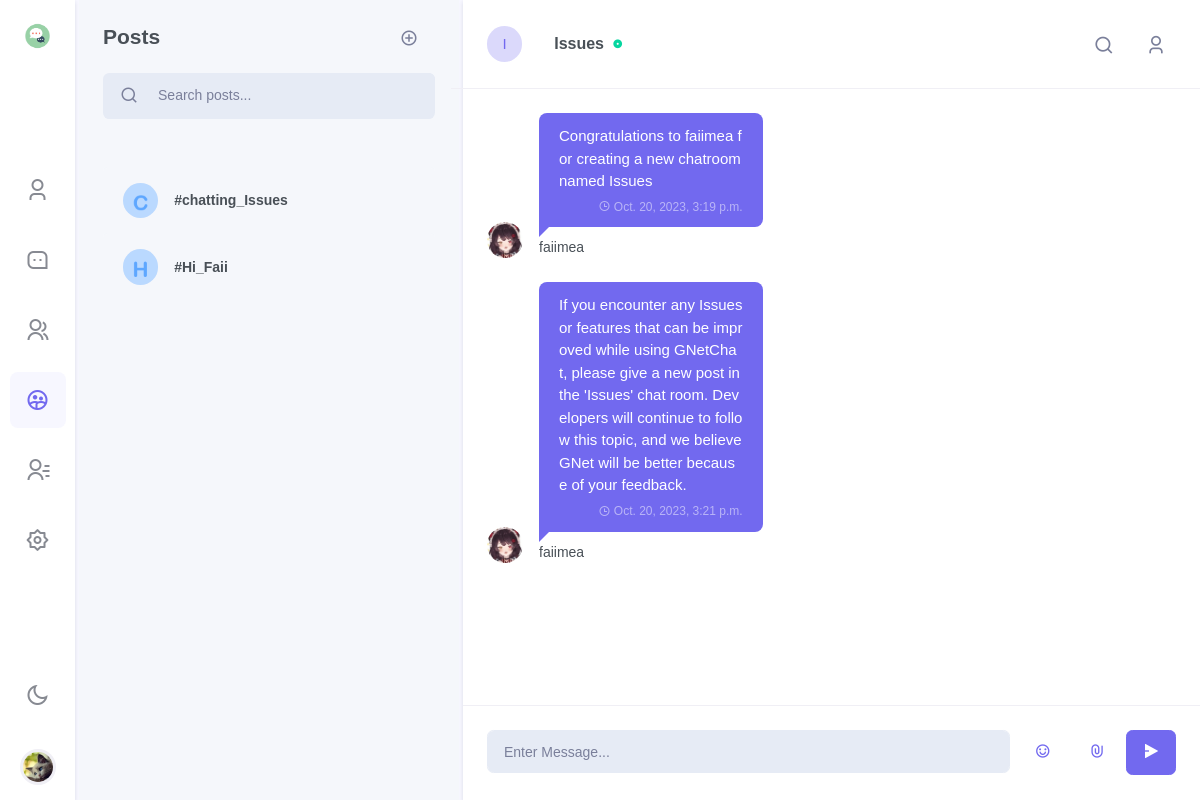
Screenshot of /chat/chatroom/Issues/chatting_Issues/?dark=False (signed in) with the database file from the repository.
### chat/models.py (models this page shows, shortened)
class Profile(models.Model):
    about_me = models.TextField(default='There is no Personal Signature here yet. You can add it through settings')
    image = models.ImageField(upload_to=profile_media_path, null=True, blank=True)
    user = models.OneToOneField(User, on_delete=models.CASCADE)
    location = models.CharField(max_length=50, default="Unkown")
    @property
    def image_url(self):
        if self.image == "":
            return "/media/static_default/{}.png".format(self.user_initial)
        else:
            return self.image.url

class Post(models.Model):
    title = models.CharField(max_length=128)
    author = models.ForeignKey(to=User, on_delete=models.CASCADE)
    author_profile = models.ForeignKey(to=Profile, on_delete=models.CASCADE)
    about_post = models.CharField(max_length=1000, default="The author did not set an introduction to the topic")
    image = models.ImageField(upload_to=post_media_path, null=True, blank=True)
    created_on = models.DateTimeField(auto_now_add=True)
    updated_on = models.DateTimeField(auto_now= True)
    belong_room = models.ForeignKey(to=Room, on_delete=models.CASCADE)
    tags = models.ManyToManyField(Tag, blank=True)
    @property
    def initial(self):
        return self.title[0].upper()
    class Meta:
        ordering = ['-created_on']
    @property
    def image_url(self):
        if self.image == "" or self.image is None:
            return "/media/static_default/{}.png".format(self.initial)
        else:
            return self.image.url

class Room(models.Model):
    name = models.CharField(max_length=128, unique=True)
    owner_name = models.CharField(max_length=128)
    about_room = models.CharField(max_length=128, default="welcome to my chatroom")
    online = models.ManyToManyField(to=get_user_model(), blank=True)
    image = models.ImageField(upload_to=room_media_path, null=True, blank=True)
    @property
    def initial(self):
        return self.name[0].upper()
    @property
    def image_url(self):
        if self.image == "":
            return "/media/static_default/{}.png".format(self.initial)
        else:
            return self.image.url

class RoomMessage(models.Model):
    uid = models.UUIDField(default=uuid.uuid4, editable=False, unique=True)
    user = models.ForeignKey(to=get_user_model(), on_delete=models.CASCADE)
    room = models.ForeignKey(to=Room, on_delete=models.CASCADE)
    belong_post = models.ForeignKey(to=Post, on_delete=models.CASCADE)
    content = models.CharField(max_length=512)
    timestamp = models.DateTimeField(auto_now_add=True)
    attachment = models.FileField(upload_to=room_message_media_path, null=True, blank=True)
    @property
    def image_url(self):
        profile = Profile.objects.get(user=self.user)
        return profile.image_url
    @property
    def attachment_name(self):
        if self.attachment.name == "" or self.attachment.name is None:
            return None
        return os.path.basename(self.attachment.name)

### users/models.py (models this page shows, shortened)
class User(AbstractUser):
    top_friends = models.ManyToManyField(settings.AUTH_USER_MODEL, blank=True, related_name='friends_set')
    friends = models.ManyToManyField(settings.AUTH_USER_MODEL, blank=True, related_name='top_friends_set')
    email = models.EmailField('email address', primary_key=True, unique=True)
    USERNAME_FIELD = 'email'
    REQUIRED_FIELDS = ["username"]

### chat/views/innerroom.py (the view, shortened to what this page needs)
# urls.py: path('chatroom/<str:room_name>/<str:post_name>/', innerroom, name='innerroom'),
@login_required
def innerroom(request: HttpRequest, room_name, post_name, dark=False):
    if request.GET:
        dark = request.GET['dark']
        dark = False if dark == 'False' else True
    username = request.user.username
    user = get_object_or_404(User, username=username)
    profile = get_object_or_404(Profile, user=user)
    chat_room = get_object_or_404(Room, name=room_name)
    if post_name == "chatting_" + room_name:
        chatting_post = True
    else:
        chatting_post = False
    cur_post = get_object_or_404(Post, title=post_name, belong_room=chat_room)
    room_messages = RoomMessage.objects.filter(room=chat_room, belong_post=cur_post).order_by('timestamp')
    posts = Post.objects.filter(belong_room=chat_room).order_by('created_on')
    wrong_message = ""
    users_img_urls = dict()
    for rm in room_messages:
        user = rm.user
        user_profile = get_object_or_404(Profile, user=user)
        users_img_urls[user_profile.user.username] = user_profile.image_url
    return render(
        request=request,
        template_name='chat/innerroom.html',
        context={
            'profile': profile,
            'rooms': Room.objects.all(),
            'cur_room': chat_room,
            'wrong_message': wrong_message,
            'room_messages': room_messages,
            'posts': posts,
            'cur_post': cur_post,
            'chatting_post': chatting_post,
            'users_img_urls_json': json.dumps(users_img_urls),
            'dark': dark,
            'light': not dark,
            'tags': Tag.objects.all(),
            "new_friends": Friend_Request.objects.filter(to_user=user),
        }
    )

### templates/chat/innerroom.html (shortened to what this page needs)
{% extends 'chat/base.html' %}
{% block side_menu %}
    {% include "chat/side_menus/side_menu_chatroom.html" %}
{% endblock %}
{% block leftsidebar %}
    {% include "chat/leftsidebar/leftsidebar_innerroom.html" %}
{% endblock %}
{% block chat_conversation %}
    {% if chatting_post %}
        {% include "chat/body/body_innerroom_chatting.html" %}
    {% else %}
        {% include "chat/body/body_innerroom_post.html" %}
    {% endif %}
{% endblock %}

### templates/chat/side_menus/side_menu_chatroom.html (shortened to what this page needs)
{% load static %}
<div class="side-menu flex-lg-column mr-lg-1">
<div class="sidebar_logo">
    <a href="" class="logo logo-dark">
        <span class="logo-sm">
            <img src="{% static "images/chat/chat.png" %}" alt="" height="30">
        </span>
    </a>
</div>
<div class="flex-lg-column my-auto">
    <ul class="nav nav-pills side-menu-nav justify-content-center" role="tablist">
        <li class="nav-item" data-toggle="tooltip" data-trigger="hover" data-placement="top" title="Profile">
            <a href="{% url 'chat:my' %}?{{'dark'}}={{dark}}" class="nav-link" id="pills-user-tab" role="tab">
            <i class="ri-user-3-line"></i>
        </a></li>
        <li class="nav-item" data-toggle="tooltip" data-trigger="hover" data-placement="top" title="Chats">
            <a href="{% url 'chat:chat'%}?{{'dark'}}={{dark}}" class="nav-link" id="pills-chat-tab" role="tab">
            <i class="ri-message-3-line"></i>
        </a></li>
        <li class="nav-item" data-toggle="tooltip" data-trigger="hover" data-placement="top" title="Groups">
            <a href="{% url 'chat:groups'%}?{{'dark'}}={{dark}}" class="nav-link" id="pills-groups-tab" role="tab">
            <i class="ri-group-line"></i>
        </a></li>
        <li class="nav-item" data-toggle="tooltip" data-trigger="hover" data-placement="top" title="Chatroom">
            <a href="{% url 'chat:chatroom'%}?{{'dark'}}={{dark}}" class="nav-link active" id="pills-chatroom-tab" role="tab">
            <i class="ri-group-2-line"></i>
        </a></li>
        <li class="nav-item" data-toggle="tooltip" data-trigger="hover" data-placement="top" title="Contacts">
            <a href="{% url 'chat:contracts'%}?{{'dark'}}={{dark}}" class="nav-link" id="pills-contacts-tab" role="tab">
            <i class="ri-contacts-line"></i>
        </a></li>
        <li class="nav-item" data-toggle="tooltip" data-trigger="hover" data-placement="top" title="Settings">
            <a href="{% url 'chat:settings'%}?{{'dark'}}={{dark}}" class="nav-link" id="pills-setting-tab"  role="tab">
            <i class="ri-settings-2-line"></i>
        </a></li>
    </ul>
</div>
<div class="flex-lg-column d-none d-lg-block">
    <ul class="nav side-menu-nav justify-content-center">
        <li class="nav-item">
            <a class="nav-link" id="light-dark" href="{% url 'chat:chatroom'%}?{{'dark'}}={{light}}" data-toggle="tooltip" data-trigger="hover" data-placement="right" title="Dark / Light Mode">
                <i class="ri-sun-line theme-mode-icon"></i>
            </a>
        </li>
        <li class="nav-item btn-group dropup profile-user-dropdown">
            <a class="nav-link dropdown-toggle normal_container" href="#" role="button" data-toggle="dropdown" aria-haspopup="true" aria-expanded="false">
                <img src="{{ profile.image_url }}"  alt="" class="profile-user rounded-circle">
            </a>
        </li>
    </ul>
</div>
</div>

### templates/chat/leftsidebar/leftsidebar_innerroom.html (shortened to what this page needs)
<div>
    <div class="p-4">
        <div class="user-chat-nav float-right">
            <div data-toggle="tooltip" data-placement="bottom" title="Create post">
                <button type="button" class="btn btn-link text-decoration-none text-muted font-size-18 py-0" data-toggle="modal" data-target="#addpost-exampleModal">
                    <i class="ri-add-circle-line mr-1"></i>
                </button>
            </div>
        </div>
        <h4 class="mb-4">Posts</h4>
        <div class="search-box chat-search-box">
            <div class="input-group bg-light  input-group-lg rounded-lg">
                <div class="input-group-prepend">
                    <button class="btn btn-link text-decoration-none text-muted pr-1" type="button">
                        <i class="ri-search-line search-icon font-size-18"></i>
                    </button>
                </div>
                <input type="text" class="form-control bg-light" placeholder="Search posts...">
            </div>
        </div>
    </div>
    <div class="p-4 chat-message-list chat-chatroom-list" data-simplebar="">
    <ul class="list-unstyled chat-list">
        {% for post in posts %}
        <li><a href="{% url 'chat:innerroom' room_name=post.belong_room.name post_name=post.title %}?{{'dark'}}={{dark}}"><div class="media align-items-center">
            <div class="mr-3">
                <img src="{{post.image_url}}" class="rounded-circle avatar-xs" alt="">
            </div>
            <div class="media-body overflow-hidden">
                <h5 class="text-truncate font-size-14 mb-0">#{{ post.title }}</h5>
            </div>
        </div></a></li>
        {% endfor %}
    </ul></div>
</div>

### templates/chat/body/body_innerroom_chatting.html (shortened to what this page needs)
<div class="w-100" style="max-width: 100%;">
    <div class="p-3 p-lg-4 border-bottom row align-items-center">
        <div class="col-sm-4 col-8">
            <div class="media align-items-center">
                <div class="mr-3">
                    <div class="chat-user-img mr-3 avatar-xs">
                        <span class="avatar-title rounded-circle bg-soft-primary text-primary">
                            {{ cur_room.initial }}
                        </span>
                    </div>
                </div>
                <div class="media-body overflow-hidden">
                    <h5 class="font-size-16 mb-0 text-truncate">
                        <a href="#" class="text-reset user-profile-show" id="cur_room_name">
                            {{cur_room.name}}
                        </a>
                        <i class="ri-record-circle-fill font-size-10 text-success d-inline-block ml-1"></i>
                    </h5>
                </div>
            </div>
        </div>
        <div class="col-sm-8 col-4">
            <ul class="list-inline user-chat-nav text-right mb-0">
                <li class="list-inline-item">
                    <div class="dropdown">
                        <button class="btn nav-btn dropdown-toggle" type="button" data-toggle="dropdown" aria-haspopup="true" aria-expanded="false">
                            <i class="ri-search-line"></i>
                        </button>
                    </div>
                </li>
                <li class="list-inline-item d-none d-lg-inline-block">
                    <button type="button" class="btn nav-btn user-profile-show">
                        <i class="ri-user-3-line"></i>
                    </button>
                </li>
            </ul>
        </div>
    </div>
    <div class="chat-conversation p-3 p-lg-4" id="chatLog-container" style="overflow: auto; max-width: 100%;">
        <ul class="list-unstyled mb-0"i id="chatLog" style="max-width: 100%;">
            {% for rm in room_messages %}
                {% if rm.user.username != profile.user.username %}
                <li><div class="conversation-list" style="max-width: 40%;">
                    <div class="chat-avatar"><img src={{rm.image_url}} alt=""></div>
                    <div class="user-chat-content" style="max-width: 100%;">
                        <div class="ctext-wrap">
                            <div class="ctext-wrap-content" style="max-width: 100%;">
                                <p class="mb-0" style="word-break:break-all;">{{rm.content}}</p>
                                <p class="chat-time mb-0"><i class="ri-time-line align-middle"></i> <span class="align-middle">{{rm.timestamp}}</span></p>
                            </div>
                        </div>
                        <div class="conversation-name">{{rm.user.username}}</div>
                    </div>
                </div></li>
                {% endif %}
            {% endfor %}
        </ul>
    </div>
    <div class="p-3 p-lg-4 border-top mb-0 row no-gutters">
        <div class="col">
            <input type="text" id="chatMessageInput" class="form-control form-control-lg bg-light border-light" placeholder="Enter Message...">
        </div>
        <div class="col-auto chat-input-links ml-md-2">
                <ul class="list-inline mb-0">
                    <li class="list-inline-item">
                        <button type="button" class="btn btn-link text-decoration-none font-size-16 btn-lg waves-effect"
                            data-toggle="tooltip" data-placement="top" title="Emoji">
                            <i class="ri-emotion-happy-line"></i>
                    </button></li>
                    <li class="list-inline-item">
                        <button type="button" class="btn btn-link text-decoration-none font-size-16 btn-lg waves-effect"
                            data-toggle="modal" data-placement="top" title="Attach" id="attach-button" data-target="#attach-buttonModal">
                            <i class="ri-attachment-line"></i>
                    </button></li>
                    <li class="list-inline-item">
                        <button type="submit" class="btn btn-primary font-size-16 btn-lg chat-send waves-effect waves-light" id="chatMessageSend">
                            <i class="ri-send-plane-2-fill"></i>
                    </button></li>
                </ul>
        </div>
    </div>
</div>

### rows the page displays
Profile: image_url (picture)
Post: shows a picture, title "chatting_Issues"
Post: shows a picture, title "Hi_Faii"
Room: initial "I", name "Issues"
RoomMessage: image_url (picture), content "Congratulations to faiimea for creating a new chatroom named Issues", timestamp "Oct. 20, 2023, 3:19 p.m.", user.username "faiimea"
RoomMessage: image_url (picture), content "If you encounter any Issues or features that can be improved while using GNetChat, please give a new post in the 'Issues' chat room. Developers will continue to follow this topic, and we believe GNet will be better because of your feedback.", timestamp "Oct. 20, 2023, 3:21 p.m.", user.username "faiimea"
